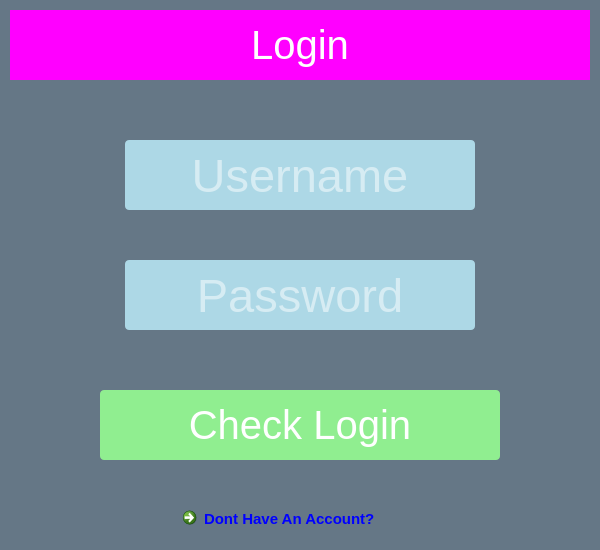
<?xml version="1.0" encoding="UTF-8"?>
<ui version="4.0">
 <class>Login</class>
 <widget class="QMainWindow" name="Login">
  <property name="geometry">
   <rect>
    <x>0</x>
    <y>0</y>
    <width>600</width>
    <height>550</height>
   </rect>
  </property>
  <property name="minimumSize">
   <size>
    <width>600</width>
    <height>550</height>
   </size>
  </property>
  <property name="maximumSize">
   <size>
    <width>600</width>
    <height>550</height>
   </size>
  </property>
  <property name="windowTitle">
   <string>MainWindow</string>
  </property>
  <property name="styleSheet">
   <string notr="true">background-color: #657786;</string>
  </property>
  <widget class="QWidget" name="centralWidget">
   <widget class="QCommandLinkButton" name="signup">
    <property name="geometry">
     <rect>
      <x>175</x>
      <y>500</y>
      <width>250</width>
      <height>30</height>
     </rect>
    </property>
    <property name="font">
     <font>
      <pointsize>11</pointsize>
     </font>
    </property>
    <property name="cursor">
     <cursorShape>PointingHandCursor</cursorShape>
    </property>
    <property name="styleSheet">
     <string notr="true">color: blue;</string>
    </property>
    <property name="text">
     <string>Dont Have An Account?</string>
    </property>
   </widget>
   <widget class="QLabel" name="label">
    <property name="geometry">
     <rect>
      <x>10</x>
      <y>10</y>
      <width>580</width>
      <height>70</height>
     </rect>
    </property>
    <property name="font">
     <font>
      <pointsize>-1</pointsize>
     </font>
    </property>
    <property name="styleSheet">
     <string notr="true">color: white;
font-size: 40px;
background-color: magenta;</string>
    </property>
    <property name="text">
     <string>Login</string>
    </property>
    <property name="alignment">
     <set>Qt::AlignCenter</set>
    </property>
   </widget>
   <widget class="QPushButton" name="login">
    <property name="geometry">
     <rect>
      <x>100</x>
      <y>390</y>
      <width>400</width>
      <height>70</height>
     </rect>
    </property>
    <property name="font">
     <font>
      <pointsize>30</pointsize>
     </font>
    </property>
    <property name="cursor">
     <cursorShape>PointingHandCursor</cursorShape>
    </property>
    <property name="styleSheet">
     <string notr="true">background-color: lightgreen;
color: white;
border: none;
border-radius: 4px;</string>
    </property>
    <property name="text">
     <string>Check Login</string>
    </property>
   </widget>
   <widget class="QLineEdit" name="username">
    <property name="geometry">
     <rect>
      <x>125</x>
      <y>140</y>
      <width>350</width>
      <height>70</height>
     </rect>
    </property>
    <property name="font">
     <font>
      <pointsize>35</pointsize>
     </font>
    </property>
    <property name="toolTip">
     <string>Username</string>
    </property>
    <property name="autoFillBackground">
     <bool>false</bool>
    </property>
    <property name="styleSheet">
     <string notr="true">background-color: lightblue;
color: white;
border: none;
border-radius: 4px;</string>
    </property>
    <property name="maxLength">
     <number>15</number>
    </property>
    <property name="alignment">
     <set>Qt::AlignCenter</set>
    </property>
    <property name="placeholderText">
     <string>Username</string>
    </property>
   </widget>
   <widget class="QLineEdit" name="password">
    <property name="geometry">
     <rect>
      <x>125</x>
      <y>260</y>
      <width>350</width>
      <height>70</height>
     </rect>
    </property>
    <property name="font">
     <font>
      <pointsize>35</pointsize>
     </font>
    </property>
    <property name="toolTip">
     <string>Password</string>
    </property>
    <property name="styleSheet">
     <string notr="true">background-color: lightblue;
color: white;
border: none;
border-radius: 4px;</string>
    </property>
    <property name="text">
     <string/>
    </property>
    <property name="alignment">
     <set>Qt::AlignCenter</set>
    </property>
    <property name="placeholderText">
     <string>Password</string>
    </property>
   </widget>
   <zorder>signup</zorder>
   <zorder>label</zorder>
   <zorder>login</zorder>
   <zorder>password</zorder>
   <zorder>username</zorder>
  </widget>
 </widget>
 <resources/>
 <connections/>
</ui>
